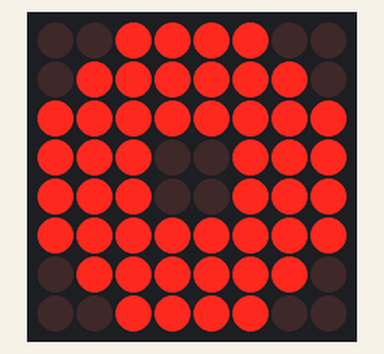
Simulated run of this sketch. Board: Arduino Uno, built with avr-gcc and run on an emulated ATmega328P. On the bench: 8×8 LED matrix. Random numbers use the default seed unless the sketch sets one.

Above: at 1.5 s.
At 5.2 s:
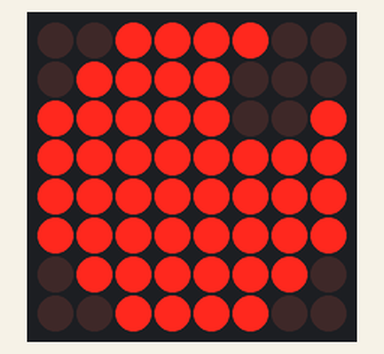
At 7.9 s:
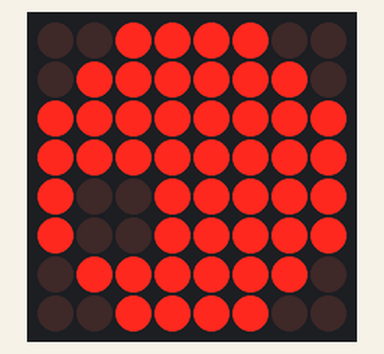
At 14.4 s:
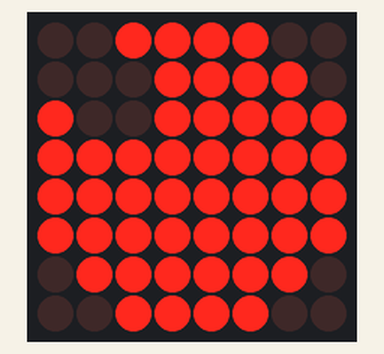
At 21.5 s:
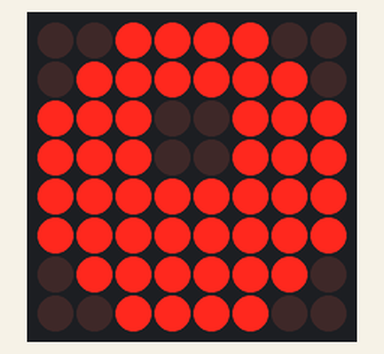
At 35.9 s:
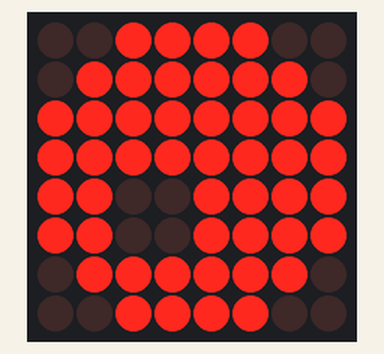

Measured:
- what the display in image 0 shows lasts 2.0 s, from 1.4 s to 3.4 s
- what the display in image 1 shows lasts 2.6 s, from 5.1 s to 7.7 s
- what the display in image 3 shows lasts 3.1 s, from 14.3 s to 17.4 s

The sketch:

crazyeye.ino
```cpp
//We always have to include the LedControl library
#include "LedControl.h"

/*
 Create LetControl object, define pin connections
 We have 2 MAX72XX for eyes.
 */

#define	MAX_DEVICES	1
#define	CLK_PIN	         7  // or SCK
#define	CS_PIN		 8  // or SS
#define	DATA_PIN	 9  // or MOSI

/* using VCC, GND, DIN 21, CS 21, CLK 5 for the MAX7219 */
LedControl lc = LedControl(DATA_PIN, CLK_PIN, CS_PIN, MAX_DEVICES);

// rotation
bool rotateMatrix0 = false;  // rotate 0 matrix by 180 deg
bool rotateMatrix1 = false;  // rotate 1 matrix by 180 deg

// define eye ball without pupil
byte eyeBall[8]={
  B00111100,
  B01111110,
  B11111111,
  B11111111,
  B11111111,
  B11111111,
  B01111110,
  B00111100
};

byte eyePupil = B11100111;

// stores current state of LEDs
byte eyeCurrent[8];
int currentX;
int currentY;
int cntLoop = 0;
int cntEffect = 0;

// min and max positions
#define MIN -2
#define MAX  2

// delays
#define DELAY_BLINK 40

// perform an effect every # of loop iterations, 0 to disable
#define EFFECT_ITERATION 4

/*
  Arduino setup
*/
void setup()
{
  // MAX72XX is in power-saving mode on startup, we have to do a wakeup call
  lc.shutdown(0,false);
  lc.shutdown(1,false);

  // set the brightness to low
  lc.setIntensity(0,1);
  lc.setIntensity(1,1);

  // clear both modules
  lc.clearDisplay(0);
  lc.clearDisplay(1);

  // LED test
  // vertical line
  byte b = B10000000;
  for (int c=0; c<=7; c++)
  {
    for (int r=0; r<=7; r++)
    {
      setRow(0, r, b);
      setRow(1, r, b);
    }
    b = b >> 1;
    delay(50);
  }
  // full module
  b = B11111111;
  for (int r=0; r<=7; r++)
  {
    setRow(0, r, b);
    setRow(1, r, b);
  }
  delay(500);

   // clear both modules
  lc.clearDisplay(0);
  lc.clearDisplay(1);
  delay(500);

  // random seed
  randomSeed(analogRead(0));

  // center eyes, crazy blink
  displayEyes(0, 0);
  delay(2000);
  blinkEyes(true, false);
  blinkEyes(false, true);
  delay(1000);

}

/*
  Arduino loop
*/
void loop()
{
  // move to random position, wait random time
  moveEyes(random(MIN, MAX + 1), random(MIN, MAX + 1), 50);
  delay(random(5, 7) * 500);

  // blink time?
  if (random(0, 5) == 0)
  {
    delay(500);
    blinkEyes();
    delay(500);
  }

  // effect time?
  if (EFFECT_ITERATION > 0)
  {
    cntLoop++;
    if (cntLoop == EFFECT_ITERATION)
    {
      cntLoop = 0;
      if (cntEffect > 6) cntEffect = 0;
      switch(cntEffect)
      {
        case 0: // cross eyes
          crossEyes();
          delay(1000);
          break;

        case 1: // round spin
          roundSpin(2);
          delay(1000);
          break;

        case 2: // crazy spin
          crazySpin(2);
          delay(1000);
          break;

        case 3: // meth eyes
          methEyes();
          delay(1000);
          break;

        case 4: // lazy eye
          lazyEye();
          delay(1000);
          break;

        case 5: // crazy blink
          blinkEyes(true, false);
          blinkEyes(false, true);
          delay(1000);
          break;

        case 6: // glow
          glowEyes(3);
          delay(1000);
          break;

        default:
          break;
      }
      cntEffect++;
    }
  }
}

/*
  This method blinks both eyes
*/
void blinkEyes()
{
  blinkEyes(true, true);
}

/*
  This method blinks eyes as per provided params
*/
void blinkEyes(boolean blinkLeft, boolean blinkRight)
{
  // blink?
  if (!blinkLeft && !blinkRight)
    return;

  // close eyelids
  for (int i=0; i<=3; i++)
  {
    if (blinkLeft)
    {
      setRow(0, i, 0);
      setRow(0, 7-i, 0);
    }
    if (blinkRight)
    {
      setRow(1, i, 0);
      setRow(1, 7-i, 0);
    }
    delay(DELAY_BLINK);
  }

  // open eyelids
  for (int i=3; i>=0; i--)
  {
    if (blinkLeft)
    {
      setRow(0, i, eyeCurrent[i]);
      setRow(0, 7-i, eyeCurrent[7-i]);
    }
    if (blinkRight)
    {
      setRow(1, i, eyeCurrent[i]);
      setRow(1, 7-i, eyeCurrent[7-i]);
    }
    delay(DELAY_BLINK);
  }
}

/*
  This methods moves eyes to center position,
  then moves horizontally with wrapping around edges.
*/
void crazySpin(int times)
{
  if (times == 0)
    return;

  moveEyes(0, 0, 50);
  delay(500);

  byte row = eyePupil;
  for (int t=0; t<times; t++)
  {
    // spin from center to L
    for (int i=0; i<5; i++)
    {
      row = row >> 1;
      row = row | B10000000;
      setRow(0, 3, row);  setRow(1, 3, row);
      setRow(0, 4, row);  setRow(1, 4, row);
      delay(50);
      if (t == 0)
        delay((5-i)*10); // increase delay on 1st scroll (speed up effect)
    }
    // spin from R to center
    for (int i=0; i<5; i++)
    {
      row = row >> 1;
      if (i>=2)
        row = row | B10000000;
      setRow(0, 3, row);  setRow(1, 3, row);
      setRow(0, 4, row);  setRow(1, 4, row);
      delay(50);
      if (t == (times-1))
        delay((i+1)*10); // increase delay on last scroll (slow down effect)
    }
  }
}

/*
  This method crosses eyes
*/
void crossEyes()
{
  moveEyes(0, 0, 50);
  delay(500);

  byte pupilR = eyePupil;
  byte pupilL = eyePupil;

  // move pupils together
  for (int i=0; i<2; i++)
  {
    pupilR = pupilR >> 1;
    pupilR = pupilR | B10000000;
    pupilL = pupilL << 1;
    pupilL = pupilL | B1;

    setRow(0, 3, pupilR); setRow(1, 3, pupilL);
    setRow(0, 4, pupilR); setRow(1, 4, pupilL);

    delay(100);
  }

  delay(2000);

  // move pupils back to center
  for (int i=0; i<2; i++)
  {
    pupilR = pupilR << 1;
    pupilR = pupilR | B1;
    pupilL = pupilL >> 1;
    pupilL = pupilL | B10000000;

    setRow(0, 3, pupilR); setRow(1, 3, pupilL);
    setRow(0, 4, pupilR); setRow(1, 4, pupilL);

    delay(100);
  }
}

/*
  This method displays eyeball with pupil offset by X, Y values from center position.
  Valid X and Y range is [MIN,MAX]
  Both LED modules will show identical eyes
*/
void displayEyes(int offsetX, int offsetY)
{
  // ensure offsets are  in valid ranges
  offsetX = getValidValue(offsetX);
  offsetY = getValidValue(offsetY);

  // calculate indexes for pupil rows (perform offset Y)
  int row1 = 3 - offsetY;
  int row2 = 4 - offsetY;

  // define pupil row
  byte pupilRow = eyePupil;

  // perform offset X
  // bit shift and fill in new bit with 1
  if (offsetX > 0) {
    for (int i=1; i<=offsetX; i++)
    {
      pupilRow = pupilRow >> 1;
      pupilRow = pupilRow | B10000000;
    }
  }
  else if (offsetX < 0) {
    for (int i=-1; i>=offsetX; i--)
    {
      pupilRow = pupilRow << 1;
      pupilRow = pupilRow | B1;
    }
  }

  // pupil row cannot have 1s where eyeBall has 0s
  byte pupilRow1 = pupilRow & eyeBall[row1];
  byte pupilRow2 = pupilRow & eyeBall[row2];

  // display on LCD matrix, update to eyeCurrent
  for(int r=0; r<8; r++)
  {
    if (r == row1)
    {
      setRow(0, r, pupilRow1);
      setRow(1, r, pupilRow1);
      eyeCurrent[r] = pupilRow1;
    }
    else if (r == row2)
    {
      setRow(0, r, pupilRow2);
      setRow(1, r, pupilRow2);
      eyeCurrent[r] = pupilRow2;
    }
    else
    {
      setRow(0, r, eyeBall[r]);
      setRow(1, r, eyeBall[r]);
      eyeCurrent[r] = eyeBall[r];
    }
  }

  // update current X and Y
  currentX = offsetX;
  currentY = offsetY;
}

/*
  This method corrects provided coordinate value
*/
int getValidValue(int value)
{
  if (value > MAX)
    return MAX;
  else if (value < MIN)
    return MIN;
  else
    return value;
}

/*
  This method pulsates eye (changes LED brightness)
*/
void glowEyes(int times)
{
  for (int t=0; t<times; t++)
  {
    for (int i=2; i<=8; i++)
    {
      lc.setIntensity(0,i);
      lc.setIntensity(1,i);
      delay(50);
    }

    delay(250);

    for (int i=7; i>=1; i--)
    {
      lc.setIntensity(0,i);
      lc.setIntensity(1,i);
      delay(25);
    }

    delay(150);
  }
}

/*
  This method moves eyes to center, out and then back to center
*/
void methEyes()
{
  moveEyes(0, 0, 50);
  delay(500);

  byte pupilR = eyePupil;
  byte pupilL = eyePupil;

  // move pupils out
  for (int i=0; i<2; i++)
  {
    pupilR = pupilR << 1;
    pupilR = pupilR | B1;
    pupilL = pupilL >> 1;
    pupilL = pupilL | B10000000;

    setRow(0, 3, pupilR); setRow(1, 3, pupilL);
    setRow(0, 4, pupilR); setRow(1, 4, pupilL);

    delay(100);
  }

  delay(2000);

  // move pupils back to center
  for (int i=0; i<2; i++)
  {
    pupilR = pupilR >> 1;
    pupilR = pupilR | B10000000;
    pupilL = pupilL << 1;
    pupilL = pupilL | B1;

    setRow(0, 3, pupilR); setRow(1, 3, pupilL);
    setRow(0, 4, pupilR); setRow(1, 4, pupilL);

    delay(100);
  }
}

/*
  This method moves both eyes from current position to new position
*/
void moveEyes(int newX, int newY, int stepDelay)
{
  // set current position as start position
  int startX = currentX;
  int startY = currentY;

  // fix invalid new X Y values
  newX = getValidValue(newX);
  newY = getValidValue(newY);

  // eval steps
  int stepsX = abs(currentX - newX);
  int stepsY = abs(currentY - newY);

  // need to change at least one position
  if ((stepsX == 0) && (stepsY == 0))
    return;

  // eval direction of movement, # of steps, change per X Y step, perform move
  int dirX = (newX >= currentX) ? 1 : -1;
  int dirY = (newY >= currentY) ? 1 : -1;
  int steps = (stepsX > stepsY) ? stepsX : stepsY;
  int intX, intY;
  float changeX = (float)stepsX / (float)steps;
  float changeY = (float)stepsY / (float)steps;
  for (int i=1; i<=steps; i++)
  {
    intX = startX + round(changeX * i * dirX);
    intY = startY + round(changeY * i * dirY);
    displayEyes(intX, intY);
    delay(stepDelay);
  }
}

/*
  This method lowers and raises right pupil only
*/
void lazyEye()
{
  moveEyes(0, 1, 50);
  delay(500);

  // lower left pupil slowly
  for (int i=0; i<3; i++)
  {
    setRow(1, i+2, eyeBall[i+2]);
    setRow(1, i+3, eyeBall[i+3] & eyePupil);
    setRow(1, i+4, eyeBall[i+4] & eyePupil);
    delay(150);
  }

  delay(1000);

  // raise left pupil quickly
  for (int i=0; i<3; i++)
  {
    setRow(1, 4-i, eyeBall[4-i] & eyePupil);
    setRow(1, 5-i, eyeBall[5-i] & eyePupil);
    setRow(1, 6-i, eyeBall[6-i]);
    delay(25);
  }
}

/*
  This method spins pupils clockwise
*/
void roundSpin(int times)
{
  if (times == 0)
    return;

  moveEyes(2, 0, 50);
  delay(500);

  for (int i=0; i<times; i++)
  {
    displayEyes(2, -1); delay(40); if (i==0) delay(40);
    displayEyes(1, -2); delay(40); if (i==0) delay(30);
    displayEyes(0, -2); delay(40); if (i==0) delay(20);
    displayEyes(-1, -2); delay(40);if (i==0) delay(10);
    displayEyes(-2, -1); delay(40);
    displayEyes(-2, 0); delay(40);
    displayEyes(-2, 1); delay(40);if (i==(times-1)) delay(10);
    displayEyes(-1, 2); delay(40);if (i==(times-1)) delay(20);
    displayEyes(0, 2); delay(40); if (i==(times-1)) delay(30);
    displayEyes(1, 2); delay(40); if (i==(times-1)) delay(40);
    displayEyes(2, 1); delay(40); if (i==(times-1)) delay(50);
    displayEyes(2, 0); delay(40);
  }
}


/*
  This method sets values to matrix row
  Performs 180 rotation if needed
*/
void setRow(int addr, int row, byte rowValue)
{
  if (((addr == 0) && (rotateMatrix0)) || (addr == 1 && rotateMatrix1))
  {
    row = abs(row - 7);
    rowValue = bitswap(rowValue);
  }

  lc.setRow(addr, row, rowValue);
}


/*
  Reverse bits in byte
  http://www.nrtm.org/index.php/2013/07/25/reverse-bits-in-a-byte/
*/
byte bitswap (byte x)
{
  byte result;

    asm("mov __tmp_reg__, %[in] \n\t"
      "lsl __tmp_reg__  \n\t"   /* shift out high bit to carry */
      "ror %[out] \n\t"  /* rotate carry __tmp_reg__to low bit (eventually) */
      "lsl __tmp_reg__  \n\t"   /* 2 */
      "ror %[out] \n\t"
      "lsl __tmp_reg__  \n\t"   /* 3 */
      "ror %[out] \n\t"
      "lsl __tmp_reg__  \n\t"   /* 4 */
      "ror %[out] \n\t"

      "lsl __tmp_reg__  \n\t"   /* 5 */
      "ror %[out] \n\t"
      "lsl __tmp_reg__  \n\t"   /* 6 */
      "ror %[out] \n\t"
      "lsl __tmp_reg__  \n\t"   /* 7 */
      "ror %[out] \n\t"
      "lsl __tmp_reg__  \n\t"   /* 8 */
      "ror %[out] \n\t"
      : [out] "=r" (result) : [in] "r" (x));
      return(result);
}
```
